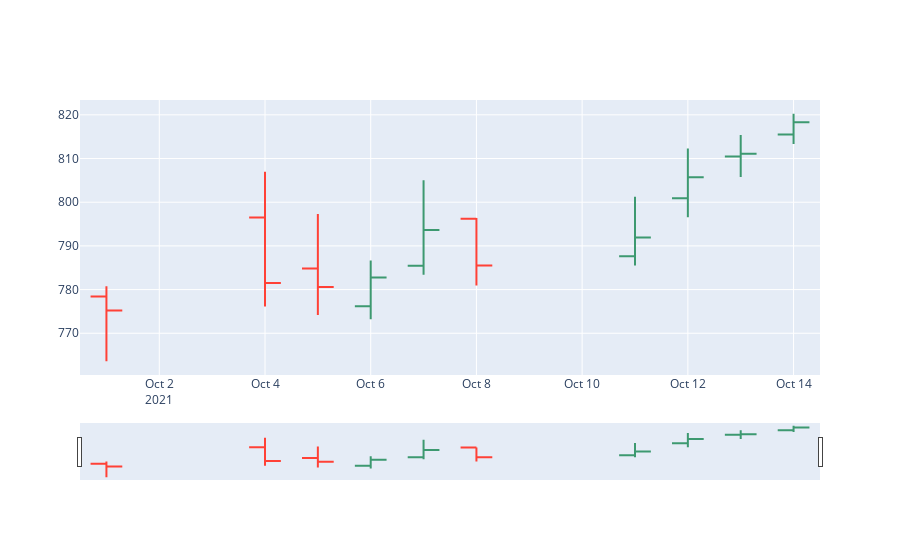

Notebook cell for this chart:
### Code cell
# OHLC chart of October 2021
trace = go.Ohlc(x=data['10-2021'].index,
                open=data['10-2021'].Open,
                high=data['10-2021'].High,
                low=data['10-2021'].Low,
                close=data['10-2021'].Close)
df = [trace]
iplot(df, filename='simple_ohlc')

### Figure 1 — Plotly figure (JSON) as saved in the notebook; plotly's stock layout.template omitted (floating-point values rounded to 4 significant figures)
{"data": [{"close": [775.2, 781.5, 780.6, 782.8, 793.6, 785.5, 791.9, 805.7, 811.1, 818.3], "high": [780.8, 807.0, 797.3, 786.7, 805, 796.4, 801.2, 812.3, 815.4, 820.2], "low": [763.6, 776.1, 774.2, 773.2, 783.4, 780.9, 785.5, 796.6, 805.8, 813.3], "open": [778.4, 796.5, 784.8, 776.2, 785.5, 796.2, 787.7, 800.9, 810.5, 815.5], "type": "ohlc", "x": ["2021-10-01T00:00:00", "2021-10-04T00:00:00", "2021-10-05T00:00:00", "2021-10-06T00:00:00", "2021-10-07T00:00:00", "2021-10-08T00:00:00", "2021-10-11T00:00:00", "2021-10-12T00:00:00", "2021-10-13T00:00:00", "2021-10-14T00:00:00"]}], "layout": {}}
